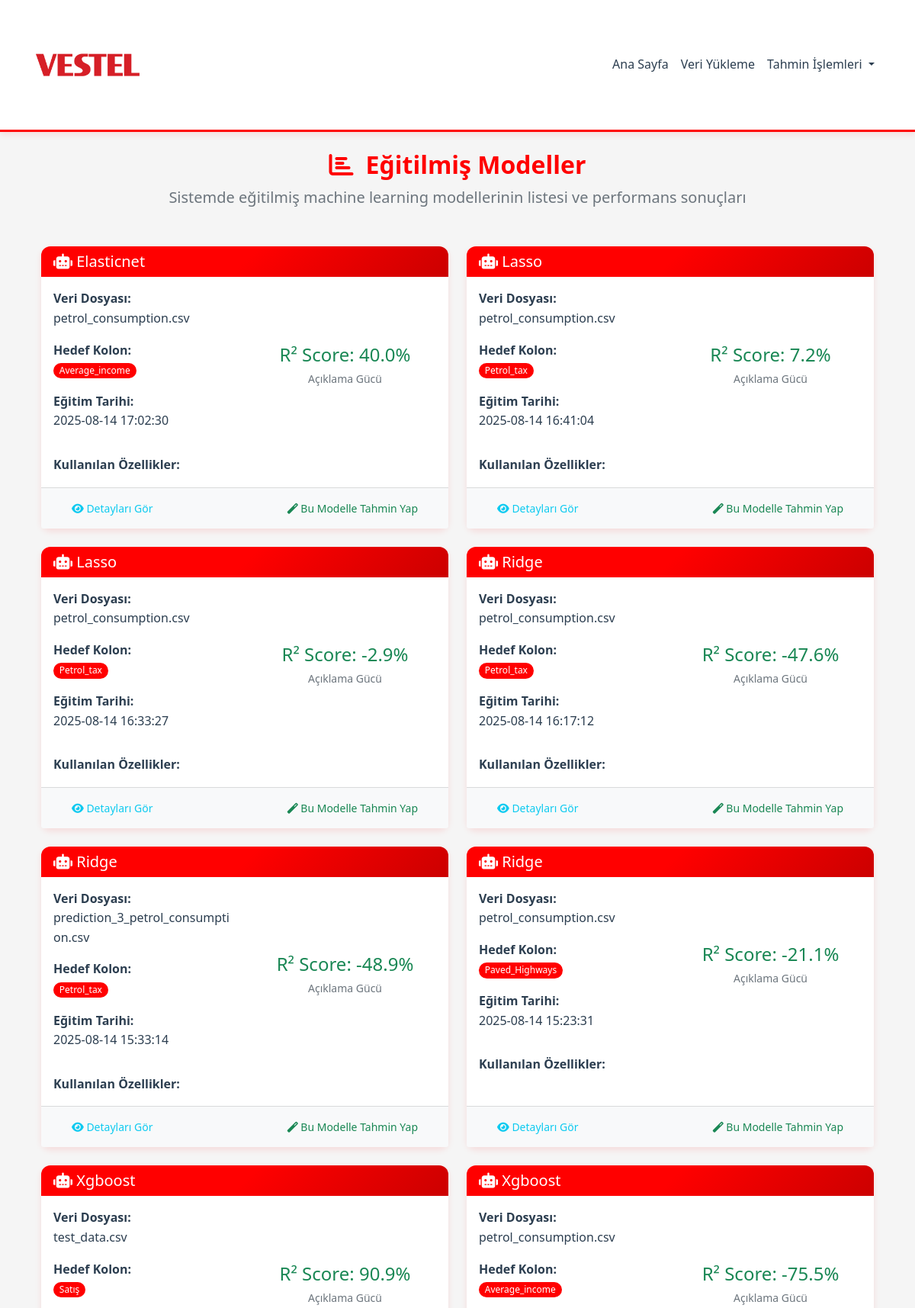
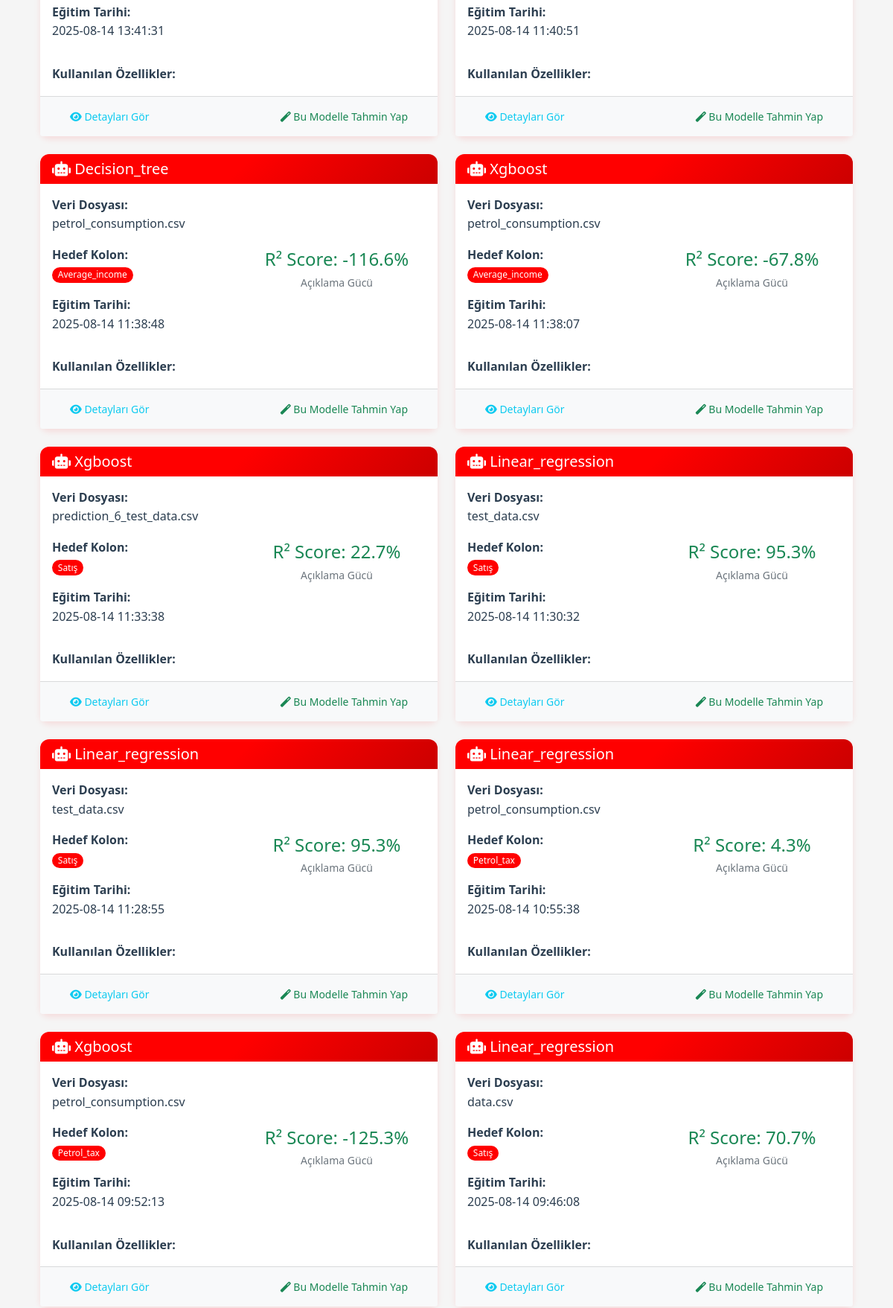
The app's page /results (upper part) with its own data (2 pictures, top to bottom).
### tables this page shows
CREATE TABLE trained_models
(
    id INTEGER PRIMARY KEY AUTOINCREMENT,
    model_type TEXT NOT NULL,
    dataset_filename TEXT NOT NULL,
    target_column TEXT NOT NULL,
    feature_columns TEXT NOT NULL,
    r2_score REAL,
    mae REAL,
    mse REAL,
    rmse REAL,
    is_active INTEGER,
    created_at TEXT
, model_params TEXT);

### blueprints/model_management.py (the view)
@management_bp.route('/results')
def results():
    model_results = get_all_models()
    return render_template('results_new.html', results=model_results)

### app.py (called while the page is built)
def create_app(config_name='default'):
    app = Flask(__name__)
    app.config.from_object(config[config_name])
    ensure_upload_folder(app.config['UPLOAD_FOLDER'])
    app.register_blueprint(main_bp)
    app.register_blueprint(upload_bp)
    app.register_blueprint(management_bp)
    app.register_blueprint(prediction_bp)
    app.register_blueprint(training_bp)
    app.register_blueprint(processing_bp)
    @app.context_processor
    def inject_session():
        from flask import session
        return dict(session=session)
    @app.template_filter('from_json')
    def from_json_filter(value):
        import json
        try:
            if isinstance(value, str):
                return json.loads(value)
            return value
        except:
            return []
    return app

### database/crud.py (called while the page is built)
def get_all_models():
    with get_db_connection() as conn:
        cursor = conn.cursor()
        cursor.execute("SELECT * FROM trained_models ORDER BY created_at DESC")
        models = cursor.fetchall()
        return models

### database/database.py (called while the page is built)
@contextmanager
def get_db_connection():
    conn = None
    try:
        conn = sqlite3.connect(
            DB_PATH,
            check_same_thread=False,  # Flask multi-threading için gerekli
            timeout=20.0              # 20 saniye timeout
        )
        conn.execute('PRAGMA foreign_keys = ON')      # Foreign key kontrolünü aç
        conn.execute('PRAGMA journal_mode = WAL')     # Performans için WAL mode
        conn.row_factory = sqlite3.Row
        yield conn
        conn.commit()
    except sqlite3.Error as e:
        if conn:
            conn.rollback()
        print(f"Database error: {e}")
        raise  # Hatayı yukarı fırlat
    except Exception as e:
        if conn:
            conn.rollback()
        print(f"General error: {e}")
        raise
    finally:
        if conn:
            conn.close()

### templates/results_new.html (shortened to what this page needs)
{% extends "base.html" %}
{% block content %}
<div class="container">
    <div class="row">
        <div class="col-12">
            <div class="text-center mb-5">
                <h2 class="fw-bold" style="color: #ff0000;">
                    <i class="fas fa-chart-bar me-3"></i>Eğitilmiş Modeller
                </h2>
                <p class="lead text-muted">
                    Sistemde eğitilmiş machine learning modellerinin listesi ve performans sonuçları
                </p>
            </div>
            {% if results %}
            <div class="row">
                {% for model in results %}
                <div class="col-lg-6 mb-4">
                    <div class="card h-100 border-0 shadow-sm">
                        <div class="card-header bg-primary text-white">
                            <h5 class="card-title mb-0">
                                <i class="fas fa-robot"></i>
                                {{ model.model_type|title }}
                            </h5>
                        </div>
                        <div class="card-body">
                            <div class="row">
                                <div class="col-md-6">
                                    <p><strong>Veri Dosyası:</strong><br>{{ model.dataset_filename }}</p>
                                    <p><strong>Hedef Kolon:</strong><br>
                                        <span class="badge text-white" style="background-color: #ff0000;">{{ model.target_column }}</span>
                                    </p>
                                    <p><strong>Eğitim Tarihi:</strong><br>{{ model.created_at }}</p>
                                </div>
                                <div class="col-md-6">
                                    <div class="d-flex justify-content-center align-items-center h-100">
                                        <div class="text-center">
                                            <div class="h4 text-success font-weight-bold mb-1">
                                                R² Score: {{ (model.r2_score * 100)|round(1) }}%
                                            </div>
                                            <small class="text-muted">Açıklama Gücü</small>
                                        </div>
                                    </div>
                                </div>
                            </div>
                            <div class="mt-3">
                                <strong>Kullanılan Özellikler:</strong><br>
                            </div>
                        </div>
                        <div class="card-footer bg-light">
                            <div class="d-flex justify-content-between">
                                <button class="btn btn-outline-info btn-sm model-detail-btn"
                                        data-model-id="{{ model.id }}"
                                        data-model-type="{{ model.model_type }}"
                                        data-target-column="{{ model.target_column }}"
                                        data-r2-score="{{ model.r2_score }}"
                                        data-mae="{{ model.mae }}"
                                        data-mse="{{ model.mse }}"
                                        data-rmse="{{ model.rmse }}"
                                        data-created-at="{{ model.created_at }}"
                                        data-features="{{ model.feature_columns }}"
                                        data-model-params="{{ model.model_params }}"
                                        data-dataset-filename="{{ model.dataset_filename }}">
                                    <i class="fas fa-eye"></i> Detayları Gör
                                </button>
                                <form method="POST" action="{{ url_for('prediction.make_prediction_new') }}" style="display: inline;">
                                    <button type="submit" class="btn btn-outline-success btn-sm prediction-btn">
                                        <i class="fas fa-magic"></i> Bu Modelle Tahmin Yap
                                    </button>
                                </form>
                            </div>
                        </div>
                    </div>
                </div>
                {% endfor %}
            </div>
            {% endif %}
        </div>
    </div>
</div>
{% endblock %}

### templates/base.html (shortened to what this page needs)
<!DOCTYPE html>
<html lang="tr">
<head>
    <link href="https://cdn.jsdelivr.net/npm/bootstrap@5.1.3/dist/css/bootstrap.min.css" rel="stylesheet">
    <link href="https://cdnjs.cloudflare.com/ajax/libs/font-awesome/6.0.0/css/all.min.css" rel="stylesheet">
    <link rel="stylesheet" href="{{ url_for('static', filename='css/style.css') }}">
</head>
<body>
    <nav class="navbar navbar-expand-lg navbar-light">
        <div class="container">
            <a class="navbar-brand" href="{{ url_for('main.index') }}">
                <img src="{{ url_for('static', filename='images/logo.png') }}"
                    alt="Tahmin Sistemi" class="logo-img">
            </a>
            <div class="collapse navbar-collapse" id="navbarNav">
                <ul class="navbar-nav ms-auto">
                    <li class="nav-item">
                        <a class="nav-link" href="{{ url_for('main.index') }}">Ana Sayfa</a>
                    </li>
                    <li class="nav-item">
                        <a class="nav-link" href="{{ url_for('upload.upload_file') }}">Veri Yükleme</a>
                    </li>
                    <li class="nav-item dropdown">
                        <a class="nav-link dropdown-toggle" href="#" role="button" data-bs-toggle="dropdown" aria-expanded="false">
                            Tahmin İşlemleri
                        </a>
                    </li>
                </ul>
            </div>
        </div>
    </nav>
    <main class="container my-4">
        {% block content %}{% endblock %}
    </main>
</body>
</html>

### static/css/style.css (style rules this page uses)
:root { --primary-color: #ff0000; --primary-light: #f5f5f5; --primary-dark: #cc0000; --secondary-color: #95a5a6; --success-color: #27ae60; --warning-color: #f39c12; --danger-color: #ff0000; --info-color: #3498db; --light-color: #ffffff; --dark-color: #2c3e50; --accent-color: #ff0000; --border-radius: 0.75rem; --box-shadow: 0 0.25rem 0.5rem rgba(255, 0, 0, 0.1); --box-shadow-lg: 0 1rem 3rem rgba(255, 0, 0, 0.15); --gradient-primary: linear-gradient(135deg, #ff0000 0%, #ff0000 50%, #cc0000 100%); --gradient-light: linear-gradient(135deg, #ffffff 0%, #f8f9fa 100%); }
body { font-family: 'League Spartan', 'Segoe UI', Tahoma, Geneva, Verdana, sans-serif; background: #f5f5f5; line-height: 1.6; color: var(--dark-color); }
.navbar { background: white !important; box-shadow: var(--box-shadow); border-bottom: 3px solid var(--primary-color); padding: 15px 0 !important; min-height: 120px !important; height: auto !important; }
.navbar .container { padding: 0 15px !important; height: 100%; display: flex; align-items: center; justify-content: space-between; }
.navbar-brand { font-weight: 600; font-size: 1.25rem; color: var(--primary-color) !important; display: flex; align-items: center; padding: 0 !important; margin: 0 !important; height: auto; flex: none; }
.logo-img { width: 140px; height: 140px; min-width: 80px; min-height: 80px; object-fit: contain; border-radius: 0; margin-right: 0; box-shadow: none; transition: transform 0.3s ease; flex: none; }
.nav-link { color: var(--dark-color) !important; font-weight: 500; transition: color 0.3s ease; }
.card { border-radius: var(--border-radius); box-shadow: var(--box-shadow); border: 1px solid #e9ecef; }
.card-header { border-bottom: 1px solid #e9ecef; background-color: white; font-weight: 600; }
.btn { border-radius: var(--border-radius); font-weight: 500; padding: 0.5rem 1.5rem; transition: all 0.3s ease; border: none; }
.card { border-radius: var(--border-radius); border: none; box-shadow: var(--box-shadow); transition: all 0.3s ease; }
.card-header { border-radius: var(--border-radius) var(--border-radius) 0 0 !important; border-bottom: none; font-weight: 600; }
.card-header.bg-primary { background: var(--gradient-primary) !important; color: white; }
.badge { border-radius: var(--border-radius); font-weight: 500; }
.fade-in-up { animation: fadeInUp 0.6s ease-out; }
.shadow-sm { box-shadow: var(--box-shadow) !important; }
body, p, span, div, a, button, input, textarea, select, label, th, td, li, ul, ol { font-family: 'League Spartan', 'Segoe UI', Tahoma, Geneva, Verdana, sans-serif !important; }
.fa, .fas, .far, .fal, .fab, [class*="fa-"] { font-family: "Font Awesome 6 Free", "Font Awesome 6 Pro", "Font Awesome 6 Brands" !important; font-weight: 900 !important; }
i.fa, i.fas, i.far, i.fal, i.fab, i[class*="fa-"] { font-family: "Font Awesome 6 Free" !important; font-weight: 900 !important; font-style: normal !important; font-variant: normal !important; text-transform: none !important; line-height: 1 !important; -webkit-font-smoothing: antialiased !important; -moz-osx-font-smoothing: grayscale !important; }
h1, h2, h3, h4, h5, h6 { font-family: 'League Spartan', 'Segoe UI', Tahoma, Geneva, Verdana, sans-serif !important; }
.btn, .card, .modal, .navbar, .alert, .badge, .table { font-family: 'League Spartan', 'Segoe UI', Tahoma, Geneva, Verdana, sans-serif !important; }

### records on screen
trained_models: model_type "Elasticnet", dataset_filename "petrol_consumption.csv", target_column "Average_income", created_at "2025-08-14 17:02:30", (model.r2_score*100)|round(1) "40.0"
trained_models: model_type "Lasso", dataset_filename "petrol_consumption.csv", target_column "Petrol_tax", created_at "2025-08-14 16:41:04", (model.r2_score*100)|round(1) "7.2"
trained_models: model_type "Lasso", dataset_filename "petrol_consumption.csv", target_column "Petrol_tax", created_at "2025-08-14 16:33:27", (model.r2_score*100)|round(1) "-2.9"
trained_models: model_type "Ridge", dataset_filename "petrol_consumption.csv", target_column "Petrol_tax", created_at "2025-08-14 16:17:12", (model.r2_score*100)|round(1) "-47.6"
trained_models: model_type "Ridge", dataset_filename "prediction_3_petrol_consumption.csv", target_column "Petrol_tax", created_at "2025-08-14 15:33:14", (model.r2_score*100)|round(1) "-48.9"
trained_models: model_type "Ridge", dataset_filename "petrol_consumption.csv", target_column "Paved_Highways", created_at "2025-08-14 15:23:31", (model.r2_score*100)|round(1) "-21.1"
trained_models: model_type "Xgboost", dataset_filename "test_data.csv", target_column "Satış", created_at "2025-08-14 13:41:31", (model.r2_score*100)|round(1) "90.9"
trained_models: model_type "Xgboost", dataset_filename "petrol_consumption.csv", target_column "Average_income", created_at "2025-08-14 11:40:51", (model.r2_score*100)|round(1) "-75.5"
trained_models: model_type "Decision_tree", dataset_filename "petrol_consumption.csv", target_column "Average_income", created_at "2025-08-14 11:38:48", (model.r2_score*100)|round(1) "-116.6"
trained_models: model_type "Xgboost", dataset_filename "petrol_consumption.csv", target_column "Average_income", created_at "2025-08-14 11:38:07", (model.r2_score*100)|round(1) "-67.8"
trained_models: model_type "Xgboost", dataset_filename "prediction_6_test_data.csv", target_column "Satış", created_at "2025-08-14 11:33:38", (model.r2_score*100)|round(1) "22.7"
trained_models: model_type "Linear_regression", dataset_filename "test_data.csv", target_column "Satış", created_at "2025-08-14 11:30:32", (model.r2_score*100)|round(1) "95.3"
trained_models: model_type "Linear_regression", dataset_filename "test_data.csv", target_column "Satış", created_at "2025-08-14 11:28:55", (model.r2_score*100)|round(1) "95.3"
trained_models: model_type "Linear_regression", dataset_filename "petrol_consumption.csv", target_column "Petrol_tax", created_at "2025-08-14 10:55:38", (model.r2_score*100)|round(1) "4.3"
trained_models: model_type "Xgboost", dataset_filename "petrol_consumption.csv", target_column "Petrol_tax", created_at "2025-08-14 09:52:13", (model.r2_score*100)|round(1) "-125.3"
trained_models: model_type "Linear_regression", dataset_filename "data.csv", target_column "Satış", created_at "2025-08-14 09:46:08", (model.r2_score*100)|round(1) "70.7"
